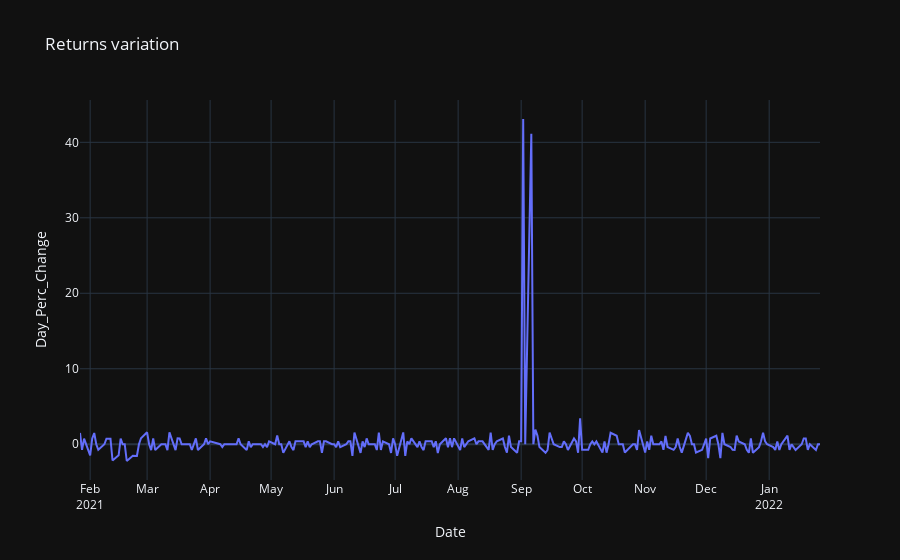

The cell this chart's notebook holds for it:
### Code cell
fig = px.line(df, x="Date", y="Day_Perc_Change",
              title='Returns variation')
fig.update_xaxes(
    dtick="M1",
    tickformat="%b\n%Y")
fig.update_layout(template="plotly_dark")
fig.show()

### Figure 1 — Plotly figure (JSON) as saved in the notebook; plotly's stock layout.template omitted (floating-point values rounded to 4 significant figures; data arrays with more than 128 entries replaced by an {"elided": "..."} marker saying what was removed)
{"data": [{"hovertemplate": "Date=%{x}<br>Day_Perc_Change=%{y}<extra></extra>", "legendgroup": "", "line": {"color": "#636efa", "dash": "solid"}, "marker": {"symbol": "circle"}, "mode": "lines", "name": "", "orientation": "v", "showlegend": false, "type": "scatter", "x": {"elided": "259 str values"}, "xaxis": "x", "y": {"elided": "259 float values"}, "yaxis": "y"}], "layout": {"legend": {"tracegroupgap": 0}, "title": {"text": "Returns variation"}, "xaxis": {"anchor": "y", "domain": [0, 1], "dtick": "M1", "tickformat": "%b\n%Y", "title": {"text": "Date"}}, "yaxis": {"anchor": "x", "domain": [0, 1], "title": {"text": "Day_Perc_Change"}}}}
